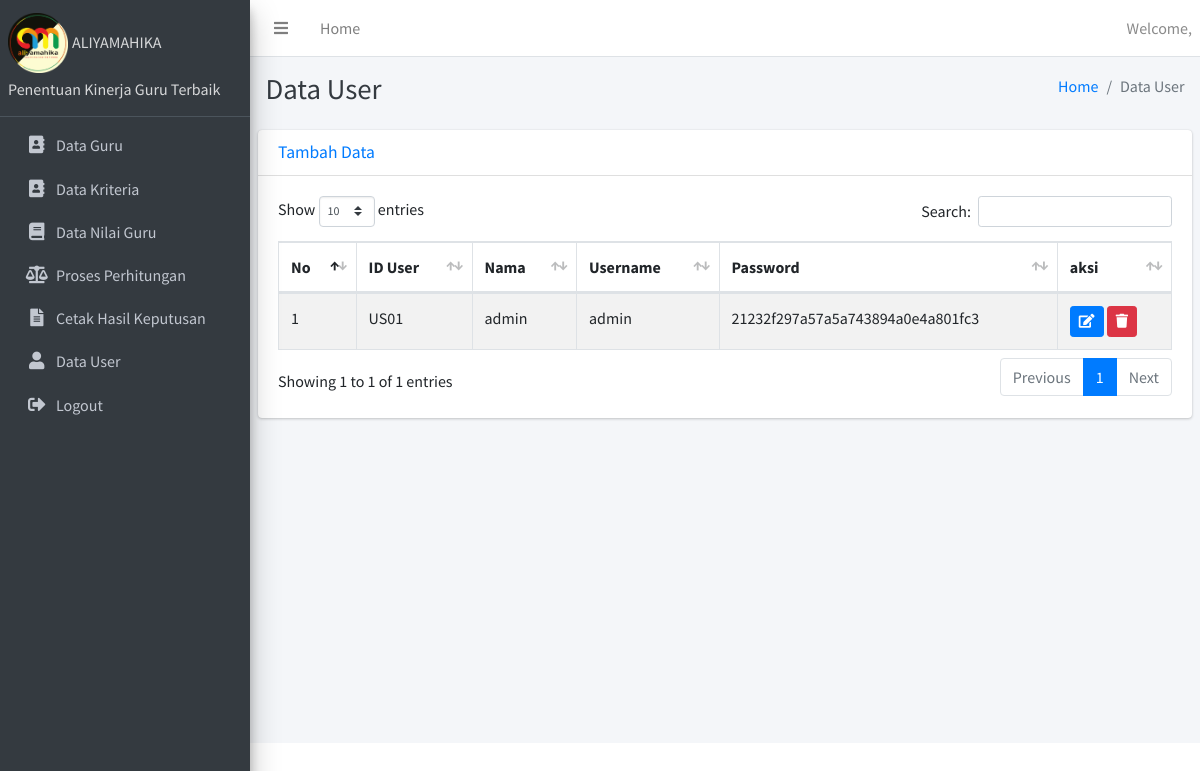
/dashboard.php?module=data_user, run on the app's committed database.
### tables this page shows
CREATE TABLE `user` (
  `id_user` varchar(10) NOT NULL,
  `nama` varchar(20) DEFAULT NULL,
  `username` varchar(50) DEFAULT NULL,
  `password` varchar(50) DEFAULT NULL
);

### modul/user/data_user.php (the view, shortened to what this page needs)
<div class="content-header">
  <div class="container-fluid">
    <div class="row mb-2">
      <div class="col-sm-6">
        <h1 class="m-0 text-dark">Data User</h1>
      </div>
      <div class="col-sm-6">
        <ol class="breadcrumb float-sm-right">
          <li class="breadcrumb-item"><a href="?module=home">Home</a></li>
          <li class="breadcrumb-item active">Data User</li>
        </ol>
      </div>
    </div>
  </div>
</div>
    <section class="content">
      <div class="row">
        <div class="col-12">
          <div class="card">
            <div class="card-header">
              <h3 class="card-title"> <a href="?module=input_user">Tambah Data</a></h3>
            </div>
            <div class="card-body">
              <table id="example1" class="table table-bordered table-striped">
                <thead>
				<tr>
					<th>No</th>
					<th>ID User</th>
					<th>Nama</th>
					<th>Username</th>
					<th>Password</th>
					<th>aksi</th>
				</tr>
			</thead>
			<tbody>
				<?php
				$sql =  mysqli_query($koneksi, "SELECT * FROM user");
					$no = 1;
					while($row = mysqli_fetch_assoc($sql)){
				?>
						<tr>
							<td><?php echo $no++ ?></td>
							<td><?php echo $row['id_user'];?></td>
							<td><?php echo $row['nama'];?></td>
							<td><?php echo $row['username'];?></td>
							<td><?php echo $row['password'];?></td>
							<td>
								<a href="?module=edit_user&id_user=<?php echo $row['id_user']; ?>" title="Edit Data" class="btn btn-primary btn-sm"><i class="nav-icon fas fa-edit"></i></a>
								<a href="?module=data_user&aksi=delete&id_user=<?php echo $row['id_user']; ?>" title="Hapus Data" onclick="return confirm('Anda yakin akan menghapus data <?php echo $row['nama']; ?>?')" class="btn btn-danger btn-sm"> <i class="nav-icon fas fa-trash"></i></a>
							</td>
						</tr>
						<?php
						$no++;
				}
				?>
				</tbody>
				</table>
				</div>
          </div>
        </div>
      </div>
    </section>

### data on the page
user: id_user "US01", nama "admin", username "admin", password "21232f297a57a5a743894a0e4a801fc3"
